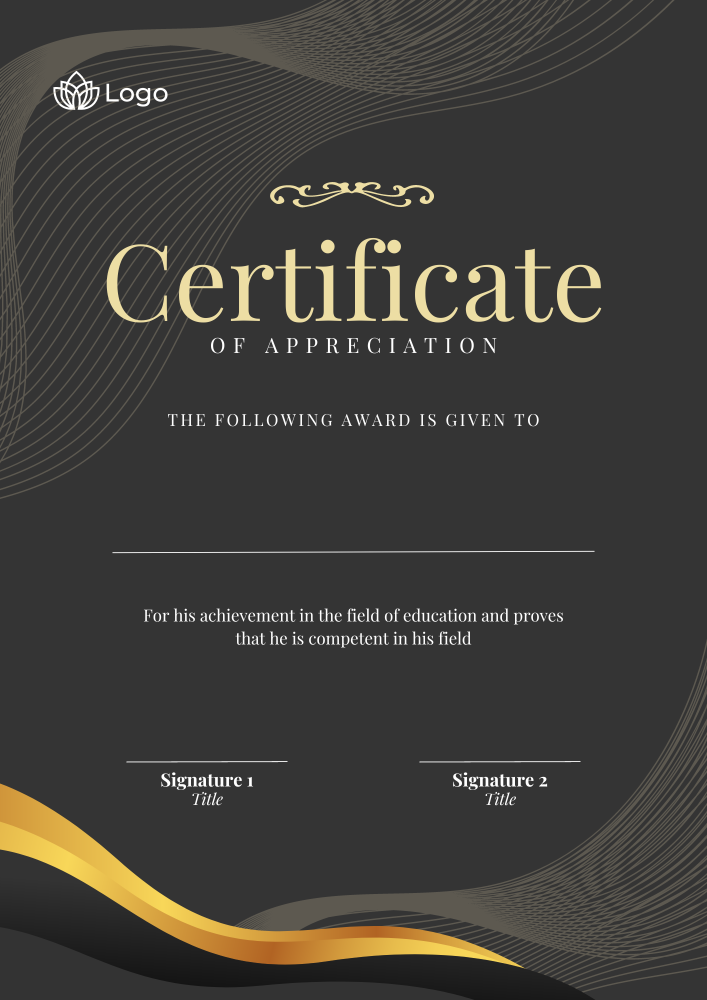
#> input picture certi3.png, 1414 x 2000 px (shown at 1/2 size)
$ python generateCertificate.py
#> lines starting #> are read from the running program, lines starting #| are printed output that depends on the picture
import cv2
import numpy as np
from PIL import ImageFont, ImageDraw, Image
from names import list_name

class GenerateCertificate:
    def __init__(self,font_size=98,font_path="fonts/DancingScript-SemiBold.ttf",certificate_path="certificate.png"):
        a = self.getLineFromImage(certificate_path)
#> in getLineFromImage, image is the input picture: shape (2000, 1414, 3); mean B, G, R 57.5, 61.6, 63.5
#> in getLineFromImage, `gray = cv2.cvtColor(image, cv2.COLOR_BGR2GRAY)`:
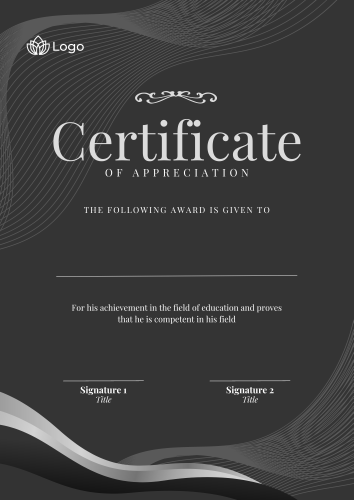
#> gray: shape (2000, 1414) (shown at 1/4 size); min 20, max 255, mean 61.7
#> in getLineFromImage, `gray = gray[50:-50,50:-50]`:
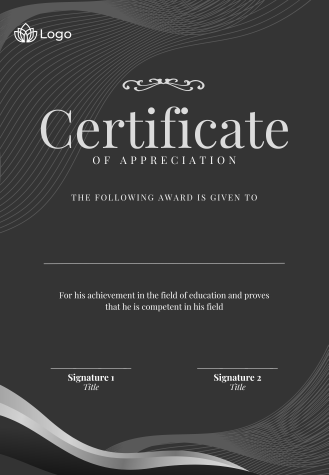
#> gray: shape (1900, 1314) (shown at 1/4 size); min 22, max 255, mean 62.3
#> in getLineFromImage, `edges = cv2.Canny(gray, 75, 150)`:
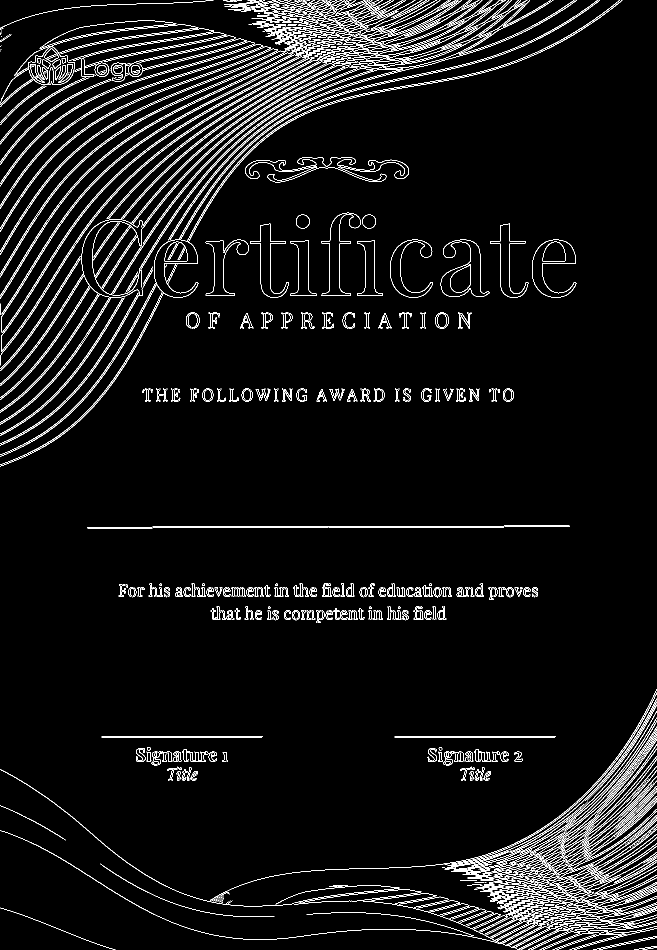
#> edges: shape (1900, 1314) (shown at 1/2 size); 5.2% white in thin lines or dots
#> in getLineFromImage, `lines = cv2.HoughLinesP(edges, 1, np.pi / 180, 30, maxLineGap=250)`: lines = 918 rows, first 6: [204, 1472, 524, 1472], [203, 1474, 523, 1474], [1009, 1053, 1138, 1053], [37, 531, 749, 14], [14, 345, 1075, 20], [44, 915, 637, 1]
#> the loop in getLineFromImage, `for line in lines:` made 21 passes
#> (x1, y1, x2, y2) on pass 21: (240, 1177, 1075, 1177)
#> (printed output is left out)
#> a = [240, 1177, 1075, 1177]
        self.color = self.getTextColorByImage(certificate_path)
#> in getTextColorByImage, `median = gray[len(gray) // 2]`: median = 52
#| 52
        self.certi_path = certificate_path
        self.line_start_x = a[0]+50
#> self.line_start_x = 290
        self.line_end_x = a[2]+50
#> self.line_end_x = 1125
        self.line_y = a[1]-30+50 if self.isLandScape else a[1]-100
#> self.line_y = 1077
        self.font_size = font_size
        self.font_path = font_path

    def generate_certificate(self,index,text,list_length=len(list_name)):

        # Configuration
#> called with index = 0, text = 'Vijaykumar Rameshbhai Patel', list_length = 2
        font_path = self.font_path if self.font_path else "fonts/DancingScript-SemiBold.ttf"
        line_start_x = self.line_start_x if self.line_start_x else 50
#> line_start_x = 290
        line_end_x = self.line_end_x if self.line_end_x else 50
#> line_end_x = 1125
        line_y = self.line_y if self.line_y else 50
#> line_y = 1077
        font_size = self.font_size if self.font_size else 50

        # DON'T CHANGE ANYTHING BELOW THIS LINE

        font = ImageFont.truetype(font_path, font_size)

        # Get Certification text
        image = np.array(cv2.imread(self.certi_path))

        # Convert the image to PIL Image
        pil_image = Image.fromarray(image)

        # Create a Draw object
        draw = ImageDraw.Draw(pil_image)
        color = self.color  # Blue color

        # Get the text size in pixels
        text_width = draw.textlength(text, font=font)
#> text_width = 1458.6
        text_bbox = font.getbbox(text)
        text_height = text_bbox[3] - text_bbox[1]

        text_offset_x =  ((line_start_x + line_end_x) - text_width) //2
#> text_offset_x = -22
        text_offset_y = line_y - (text_height)
#> text_offset_y = 983


        position = (text_offset_x, text_offset_y)
#> position = (-22, 983)
        # Put the text on the image using the custom font
        draw.text(position, text, font=font, fill=color,align="center")


        # Convert the PIL Image back to a NumPy array
        output_image = np.array(pil_image)
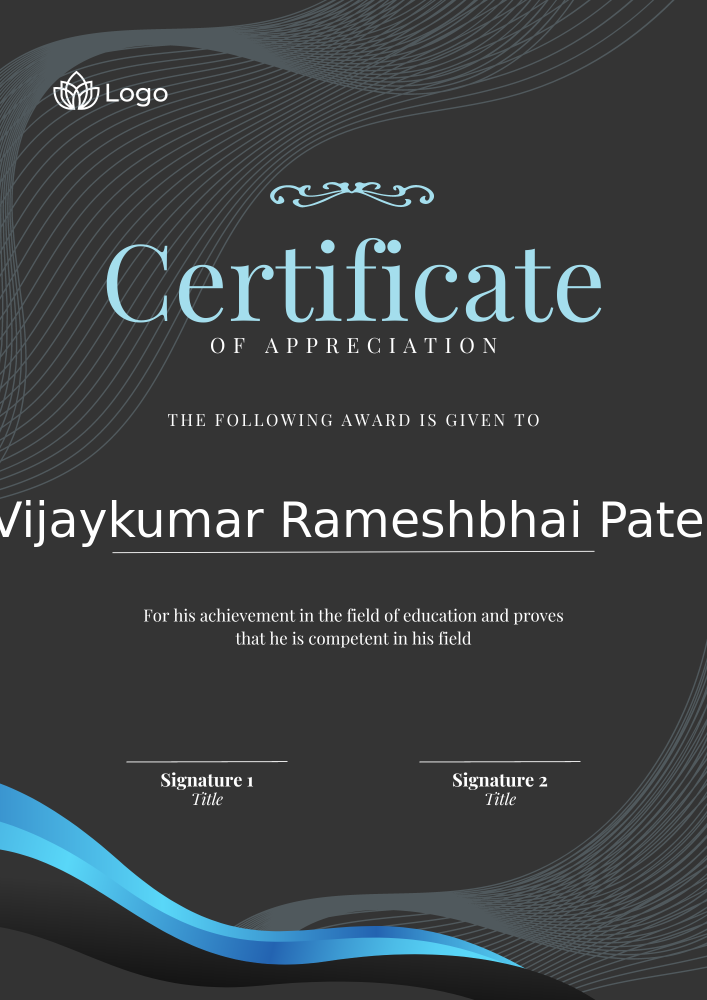
#> output_image: shape (2000, 1414, 3) (shown at 1/2 size); mean R, G, B 59.6, 63.7, 65.6
        # Save the image
        cv2.imwrite(f"generate/certificate{index+1}.jpg", output_image)
        print("Processing certi {}/{}".format(index + 1, list_length))


    def getLineFromImage(self,image_path):
        image = cv2.imread(image_path)
        gray = cv2.cvtColor(image, cv2.COLOR_BGR2GRAY)
        # Ignore Border
        gray = gray[50:-50,50:-50]
        edges = cv2.Canny(gray, 75, 150)
        lines = cv2.HoughLinesP(edges, 1, np.pi / 180, 30, maxLineGap=250)
        for line in lines:
            if line[0][1] == line[0][3] and line[0][2]-line[0][0] > 600:
                x1, y1, x2, y2 = line[0]
                print(x1+50, y1+50, x2+50, y2+50)
                return line[0]

    def getTextColorByImage(self,image_path):
        image = cv2.imread(image_path)
        self.isLandScape = True if image.shape[1] > image.shape[0] else False
        gray = cv2.cvtColor(image, cv2.COLOR_BGR2GRAY)
        gray = gray[50:-50,50:-50]
        gray = np.sort(np.array(gray).flatten())
        median = gray[len(gray) // 2]
        print(median)
        if median > 127:
           return (0,0,0)
        else:
          return (255,255,255)


if __name__ == "__main__":
    gc = GenerateCertificate( certificate_path="certi3.png")
    for index,name in enumerate(list_name):
        name = name.strip().title()
        gc.generate_certificate(index,name)
        break

$ run again, with certi2.png copied over certi3.png
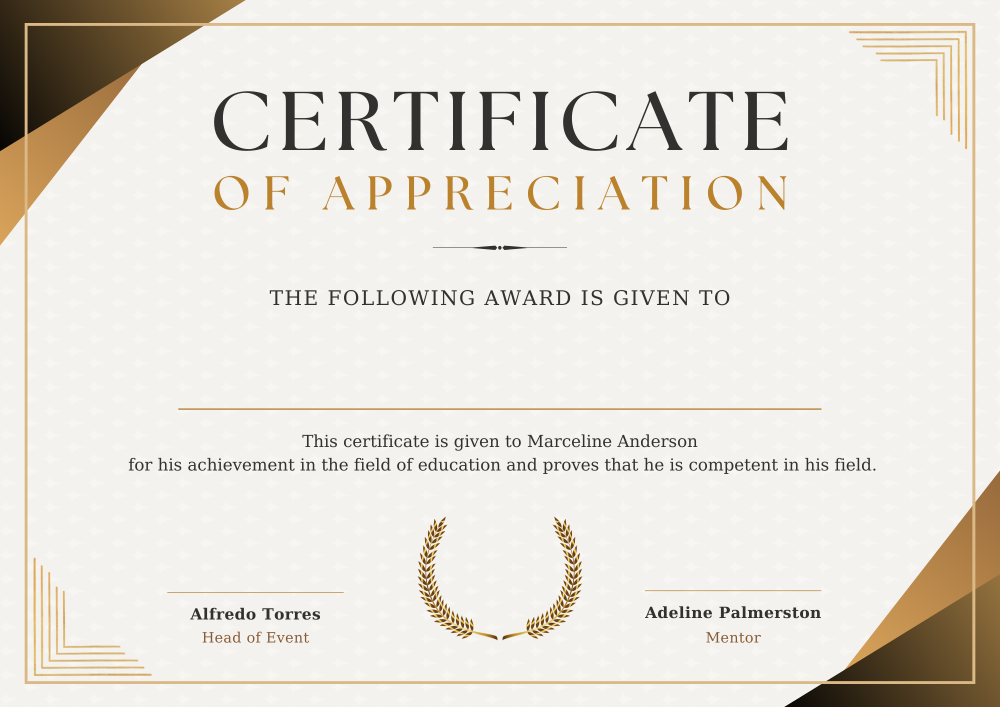
#> input picture certi2.png, 2000 x 1414 px (shown at 1/2 size)
#> in getLineFromImage, image is the input picture: shape (1414, 2000, 3); mean B, G, R 218.2, 225.9, 230.7
#> in getLineFromImage, `edges = cv2.Canny(gray, 75, 150)`:
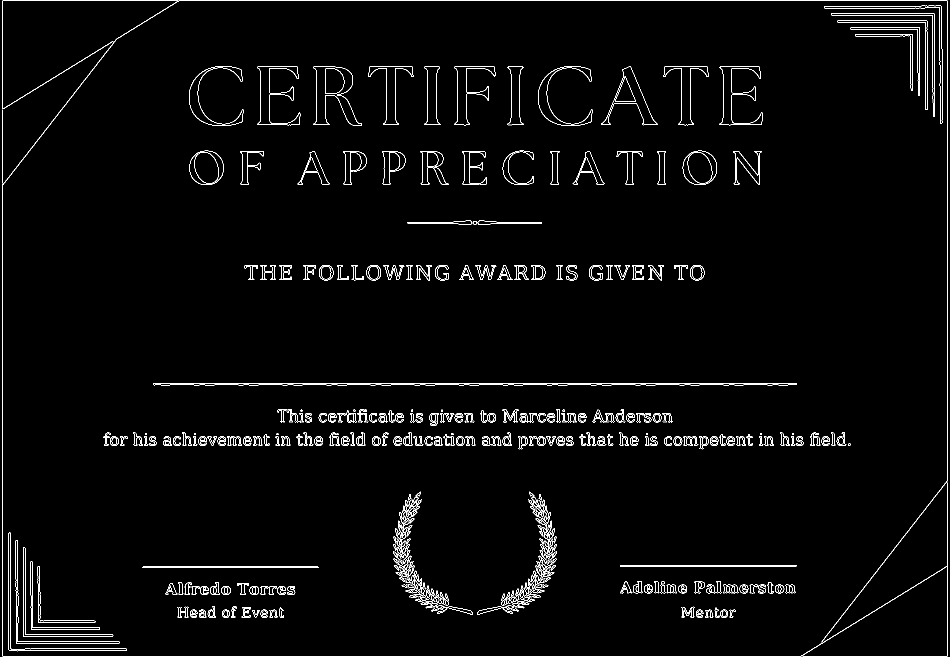
#> edges: shape (1314, 1900) (shown at 1/2 size); 2.3% white in thin lines or dots
#> lines = 388 rows, first 6: [306, 766, 1592, 766], [5, 1, 1894, 1], [5, 1312, 1894, 1312], [1894, 1311, 1894, 2], [5, 1311, 5, 2], [207, 873, 1689, 873]
#> the loop in getLineFromImage, `for line in lines:` made 1 pass
#> (printed output is left out)
#> a = [306, 766, 1592, 766]
#> median = 242
#| 242
#> self.line_start_x = 356
#> self.line_end_x = 1642
#> self.line_y = 786
#> line_start_x = 356
#> line_end_x = 1642
#> line_y = 786
#> text_width = 1458.6
#> text_offset_x = 269
#> text_offset_y = 692
#> position = (269, 692)
#> in generate_certificate, `output_image = np.array(pil_image)`:
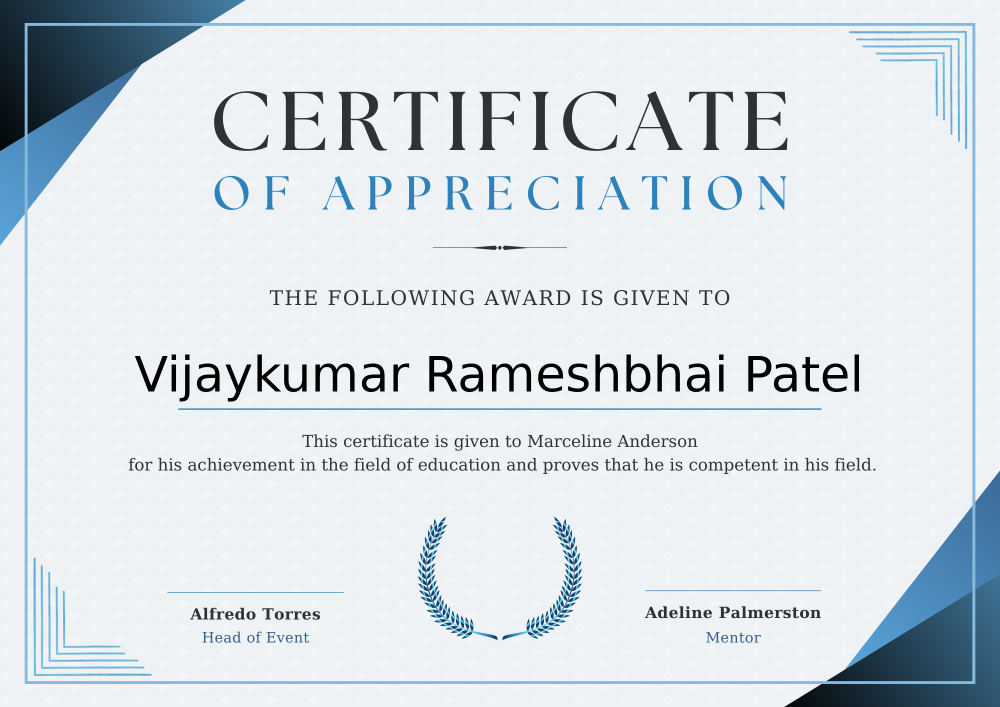
#> output_image: shape (1414, 2000, 3) (shown at 1/2 size); mean R, G, B 215.7, 223.4, 228.1
